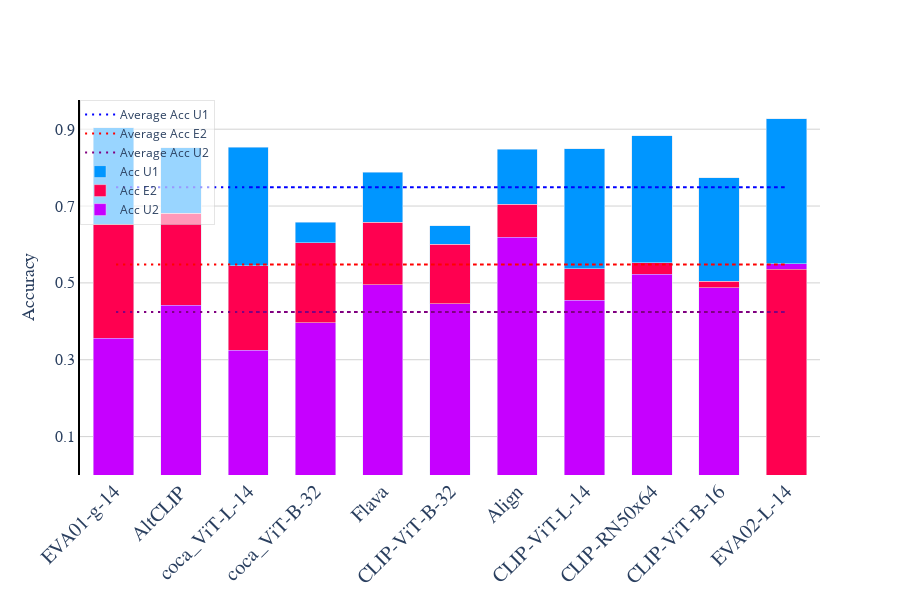

The code cell stored with this chart in its notebook:
### Code cell
import plotly.graph_objects as go

acc_exp_color = 'rgba(0,150,255,1)'
acc_unexp_single_color = 'rgba(255,0,80,1)'
acc_unexp_color = 'rgba(198,0,255,1)'


fig = go.Figure()
bar_width = 0.6
for i, model in enumerate(listModels_sorted):
    acc_un_2 = acc_unexp_sortred[i]
    acc_exp_2 = acc_exp_sorted[i]
    acc_un_1 = acc_unexp_single_sorted[i]
    
    if acc_un_2 < acc_exp_2 and acc_exp_2 < acc_un_1:
        fig.add_trace(go.Bar(x=[model], y=[acc_un_1], marker_color=acc_unexp_color, name='Acc U2', showlegend=i == 0 , width=bar_width))
        fig.add_trace(go.Bar(x=[model], y=[acc_exp_2 - acc_un_2], marker_color=acc_unexp_single_color, name='Acc E2', base=acc_un_2, showlegend=i == 0, width=bar_width))
        fig.add_trace(go.Bar(x=[model], y=[acc_un_1 - acc_exp_2], marker_color=acc_exp_color, name='Acc U1', base=acc_exp_2, showlegend=i == 0, width=bar_width))
    elif acc_un_2 > acc_exp_2 and acc_un_2 < acc_un_1:
        fig.add_trace(go.Bar(x=[model], y=[acc_un_1], marker_color=acc_unexp_single_color, name='Unexplained Single', showlegend=i == 0, width=bar_width))
        fig.add_trace(go.Bar(x=[model], y=[acc_un_2 - acc_exp_2], marker_color=acc_unexp_color, name='Unexplained', base=acc_exp_2, showlegend=i == 0, width=bar_width))
        fig.add_trace(go.Bar(x=[model], y=[acc_un_1 - acc_un_2], marker_color=acc_exp_color, name='Explained', base=acc_un_2, showlegend=i == 0, width=bar_width))
    elif acc_un_2 < acc_exp_2 and acc_un_2 > acc_un_1:
        fig.add_trace(go.Bar(x=[model], y=[acc_exp_2], marker_color=acc_exp_color, name='Unexplained', showlegend=i == 0 , width=bar_width))
        fig.add_trace(go.Bar(x=[model], y=[acc_un_2 - acc_un_1], marker_color=acc_unexp_color, name='Unexplained Single', base=acc_un_1, showlegend=i == 0, width=bar_width))
        fig.add_trace(go.Bar(x=[model], y=[acc_exp_2 - acc_un_2], marker_color=acc_unexp_single_color, name='Explained', base=acc_un_2, showlegend=i == 0, width=bar_width))

    



fig.add_trace(go.Scatter(
    x=list(dictModels.values()),  
    y=[average_acc_unexp] * len(listModels_sorted),
    mode='lines',
    name='Average Acc U2',
    line=dict(
        dash='2px 5px 2px 5px',  
        color='purple',
    )
))

fig.add_trace(go.Scatter(
    x=list(dictModels.values()),  
    y=[average_acc_exp] * len(listModels_sorted),
    mode='lines',
    name='Average Acc E2',
    line=dict(
        dash='2px 5px 2px 5px', 
        color='red',
    )
))

fig.add_trace(go.Scatter(
    x=list(dictModels.values()),  
    y=[average_acc_unexp_single] * len(listModels_sorted),
    mode='lines',
    name='Average Acc U1',
    line=dict(
        dash='2px 5px 2px 5px',  
        color='blue',
    )
))


fig.update_layout(
    paper_bgcolor='rgba(255,255,255,255)',
    plot_bgcolor='rgba(255,255,255,255)',
    xaxis=dict(
        tickmode='array',
        tickvals=[i for i in range(len(listModels_sorted))],
        ticktext=listModels_sorted,
        tickangle=-45,
        title_font=dict(size=20, family='Arial Bold, sans-serif'),
        tickfont=dict(size=20, family='Arial Bold, sans-serif'),
    ),
    yaxis=dict(
        title='Accuracy',
        title_font=dict(size=18, family='Arial Bold, sans-serif'),
        tickfont=dict(size=16, family='Arial Bold, sans-serif'),
        showline=True,
        linewidth=2,
        linecolor='black',
        tickmode='array',
        tickvals=[0.1, 0.3, 0.5, 0.7, 0.9 , 1],
        ticktext=['0.1', '0.3', '0.5', '0.7', '0.9' , '1.0'],
        gridcolor='lightgrey',
    ),
    barmode='stack',
    width=900,
    height=600,
    legend=dict(
        x=0.0,  
        y=1,  
        bgcolor='rgba(255, 255, 255, 0.6)',  
        bordercolor='Black',
        borderwidth=0.1
    )
)



fig.show(config={'displayModeBar': True, 'staticPlot': True})

### Figure 1 — Plotly figure (JSON) as saved in the notebook; plotly's stock layout.template omitted (floating-point values rounded to 4 significant figures)
{"data": [{"marker": {"color": "rgba(198,0,255,1)"}, "name": "Acc U2", "showlegend": true, "type": "bar", "width": 0.6, "x": ["EVA01-g-14"], "y": [0.9034]}, {"base": 0.3555, "marker": {"color": "rgba(255,0,80,1)"}, "name": "Acc E2", "showlegend": true, "type": "bar", "width": 0.6, "x": ["EVA01-g-14"], "y": [0.2968]}, {"base": 0.6523, "marker": {"color": "rgba(0,150,255,1)"}, "name": "Acc U1", "showlegend": true, "type": "bar", "width": 0.6, "x": ["EVA01-g-14"], "y": [0.2511]}, {"marker": {"color": "rgba(198,0,255,1)"}, "name": "Acc U2", "showlegend": false, "type": "bar", "width": 0.6, "x": ["AltCLIP"], "y": [0.8524]}, {"base": 0.4417, "marker": {"color": "rgba(255,0,80,1)"}, "name": "Acc E2", "showlegend": false, "type": "bar", "width": 0.6, "x": ["AltCLIP"], "y": [0.2399]}, {"base": 0.6816, "marker": {"color": "rgba(0,150,255,1)"}, "name": "Acc U1", "showlegend": false, "type": "bar", "width": 0.6, "x": ["AltCLIP"], "y": [0.1707]}, {"marker": {"color": "rgba(198,0,255,1)"}, "name": "Acc U2", "showlegend": false, "type": "bar", "width": 0.6, "x": ["coca_ViT-L-14"], "y": [0.853]}, {"base": 0.3253, "marker": {"color": "rgba(255,0,80,1)"}, "name": "Acc E2", "showlegend": false, "type": "bar", "width": 0.6, "x": ["coca_ViT-L-14"], "y": [0.2198]}, {"base": 0.5451, "marker": {"color": "rgba(0,150,255,1)"}, "name": "Acc U1", "showlegend": false, "type": "bar", "width": 0.6, "x": ["coca_ViT-L-14"], "y": [0.3079]}, {"marker": {"color": "rgba(198,0,255,1)"}, "name": "Acc U2", "showlegend": false, "type": "bar", "width": 0.6, "x": ["coca_ViT-B-32"], "y": [0.6575]}, {"base": 0.3967, "marker": {"color": "rgba(255,0,80,1)"}, "name": "Acc E2", "showlegend": false, "type": "bar", "width": 0.6, "x": ["coca_ViT-B-32"], "y": [0.208]}, {"base": 0.6047, "marker": {"color": "rgba(0,150,255,1)"}, "name": "Acc U1", "showlegend": false, "type": "bar", "width": 0.6, "x": ["coca_ViT-B-32"], "y": [0.05285]}, {"marker": {"color": "rgba(198,0,255,1)"}, "name": "Acc U2", "showlegend": false, "type": "bar", "width": 0.6, "x": ["Flava"], "y": [0.7874]}, {"base": 0.4953, "marker": {"color": "rgba(255,0,80,1)"}, "name": "Acc E2", "showlegend": false, "type": "bar", "width": 0.6, "x": ["Flava"], "y": [0.1631]}, {"base": 0.6584, "marker": {"color": "rgba(0,150,255,1)"}, "name": "Acc U1", "showlegend": false, "type": "bar", "width": 0.6, "x": ["Flava"], "y": [0.129]}, {"marker": {"color": "rgba(198,0,255,1)"}, "name": "Acc U2", "showlegend": false, "type": "bar", "width": 0.6, "x": ["CLIP-ViT-B-32"], "y": [0.6489]}, {"base": 0.4453, "marker": {"color": "rgba(255,0,80,1)"}, "name": "Acc E2", "showlegend": false, "type": "bar", "width": 0.6, "x": ["CLIP-ViT-B-32"], "y": [0.1553]}, {"base": 0.6006, "marker": {"color": "rgba(0,150,255,1)"}, "name": "Acc U1", "showlegend": false, "type": "bar", "width": 0.6, "x": ["CLIP-ViT-B-32"], "y": [0.04826]}, {"marker": {"color": "rgba(198,0,255,1)"}, "name": "Acc U2", "showlegend": false, "type": "bar", "width": 0.6, "x": ["Align"], "y": [0.8482]}, {"base": 0.6184, "marker": {"color": "rgba(255,0,80,1)"}, "name": "Acc E2", "showlegend": false, "type": "bar", "width": 0.6, "x": ["Align"], "y": [0.08596]}, {"base": 0.7044, "marker": {"color": "rgba(0,150,255,1)"}, "name": "Acc U1", "showlegend": false, "type": "bar", "width": 0.6, "x": ["Align"], "y": [0.1439]}, {"marker": {"color": "rgba(198,0,255,1)"}, "name": "Acc U2", "showlegend": false, "type": "bar", "width": 0.6, "x": ["CLIP-ViT-L-14"], "y": [0.8492]}, {"base": 0.455, "marker": {"color": "rgba(255,0,80,1)"}, "name": "Acc E2", "showlegend": false, "type": "bar", "width": 0.6, "x": ["CLIP-ViT-L-14"], "y": [0.0819]}, {"base": 0.5369, "marker": {"color": "rgba(0,150,255,1)"}, "name": "Acc U1", "showlegend": false, "type": "bar", "width": 0.6, "x": ["CLIP-ViT-L-14"], "y": [0.3122]}, {"marker": {"color": "rgba(198,0,255,1)"}, "name": "Acc U2", "showlegend": false, "type": "bar", "width": 0.6, "x": ["CLIP-RN50x64"], "y": [0.8826]}, {"base": 0.5223, "marker": {"color": "rgba(255,0,80,1)"}, "name": "Acc E2", "showlegend": false, "type": "bar", "width": 0.6, "x": ["CLIP-RN50x64"], "y": [0.03022]}, {"base": 0.5525, "marker": {"color": "rgba(0,150,255,1)"}, "name": "Acc U1", "showlegend": false, "type": "bar", "width": 0.6, "x": ["CLIP-RN50x64"], "y": [0.3301]}, {"marker": {"color": "rgba(198,0,255,1)"}, "name": "Acc U2", "showlegend": false, "type": "bar", "width": 0.6, "x": ["CLIP-ViT-B-16"], "y": [0.7742]}, {"base": 0.4871, "marker": {"color": "rgba(255,0,80,1)"}, "name": "Acc E2", "showlegend": false, "type": "bar", "width": 0.6, "x": ["CLIP-ViT-B-16"], "y": [0.01665]}, {"base": 0.5037, "marker": {"color": "rgba(0,150,255,1)"}, "name": "Acc U1", "showlegend": false, "type": "bar", "width": 0.6, "x": ["CLIP-ViT-B-16"], "y": [0.2705]}, {"marker": {"color": "rgba(255,0,80,1)"}, "name": "Unexplained Single", "showlegend": false, "type": "bar", "width": 0.6, "x": ["EVA02-L-14"], "y": [0.9272]}, {"base": 0.535, "marker": {"color": "rgba(198,0,255,1)"}, "name": "Unexplained", "showlegend": false, "type": "bar", "width": 0.6, "x": ["EVA02-L-14"], "y": [0.01511]}, {"base": 0.5501, "marker": {"color": "rgba(0,150,255,1)"}, "name": "Explained", "showlegend": false, "type": "bar", "width": 0.6, "x": ["EVA02-L-14"], "y": [0.3771]}, {"line": {"color": "purple", "dash": "2px 5px 2px 5px"}, "mode": "lines", "name": "Average Acc U2", "type": "scatter", "x": ["Align", "AltCLIP", "Flava", "EVA01-g-14", "EVA02-L-14", "CLIP-RN50x64", "CLIP-ViT-B-16", "CLIP-ViT-B-32", "CLIP-ViT-L-14", "coca_ViT-B-32", "coca_ViT-L-14"], "y": [0.4244, 0.4244, 0.4244, 0.4244, 0.4244, 0.4244, 0.4244, 0.4244, 0.4244, 0.4244, 0.4244]}, {"line": {"color": "red", "dash": "2px 5px 2px 5px"}, "mode": "lines", "name": "Average Acc E2", "type": "scatter", "x": ["Align", "AltCLIP", "Flava", "EVA01-g-14", "EVA02-L-14", "CLIP-RN50x64", "CLIP-ViT-B-16", "CLIP-ViT-B-32", "CLIP-ViT-L-14", "coca_ViT-B-32", "coca_ViT-L-14"], "y": [0.5479, 0.5479, 0.5479, 0.5479, 0.5479, 0.5479, 0.5479, 0.5479, 0.5479, 0.5479, 0.5479]}, {"line": {"color": "blue", "dash": "2px 5px 2px 5px"}, "mode": "lines", "name": "Average Acc U1", "type": "scatter", "x": ["Align", "AltCLIP", "Flava", "EVA01-g-14", "EVA02-L-14", "CLIP-RN50x64", "CLIP-ViT-B-16", "CLIP-ViT-B-32", "CLIP-ViT-L-14", "coca_ViT-B-32", "coca_ViT-L-14"], "y": [0.7487, 0.7487, 0.7487, 0.7487, 0.7487, 0.7487, 0.7487, 0.7487, 0.7487, 0.7487, 0.7487]}], "layout": {"barmode": "stack", "height": 600, "legend": {"bgcolor": "rgba(255, 255, 255, 0.6)", "bordercolor": "Black", "borderwidth": 0.1, "x": 0, "y": 1}, "paper_bgcolor": "rgba(255,255,255,255)", "plot_bgcolor": "rgba(255,255,255,255)", "width": 900, "xaxis": {"tickangle": -45, "tickfont": {"family": "Arial Bold, sans-serif", "size": 20}, "tickmode": "array", "ticktext": ["EVA01-g-14", "AltCLIP", "coca_ViT-L-14", "coca_ViT-B-32", "Flava", "CLIP-ViT-B-32", "Align", "CLIP-ViT-L-14", "CLIP-RN50x64", "CLIP-ViT-B-16", "EVA02-L-14"], "tickvals": [0, 1, 2, 3, 4, 5, 6, 7, 8, 9, 10], "title": {"font": {"family": "Arial Bold, sans-serif", "size": 20}}}, "yaxis": {"gridcolor": "lightgrey", "linecolor": "black", "linewidth": 2, "showline": true, "tickfont": {"family": "Arial Bold, sans-serif", "size": 16}, "tickmode": "array", "ticktext": ["0.1", "0.3", "0.5", "0.7", "0.9", "1.0"], "tickvals": [0.1, 0.3, 0.5, 0.7, 0.9, 1], "title": {"font": {"family": "Arial Bold, sans-serif", "size": 18}, "text": "Accuracy"}}}}
